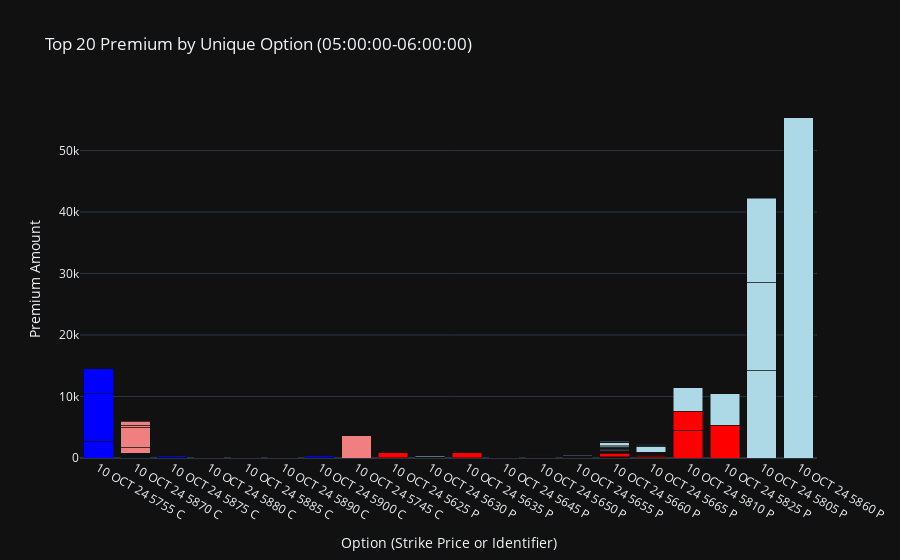
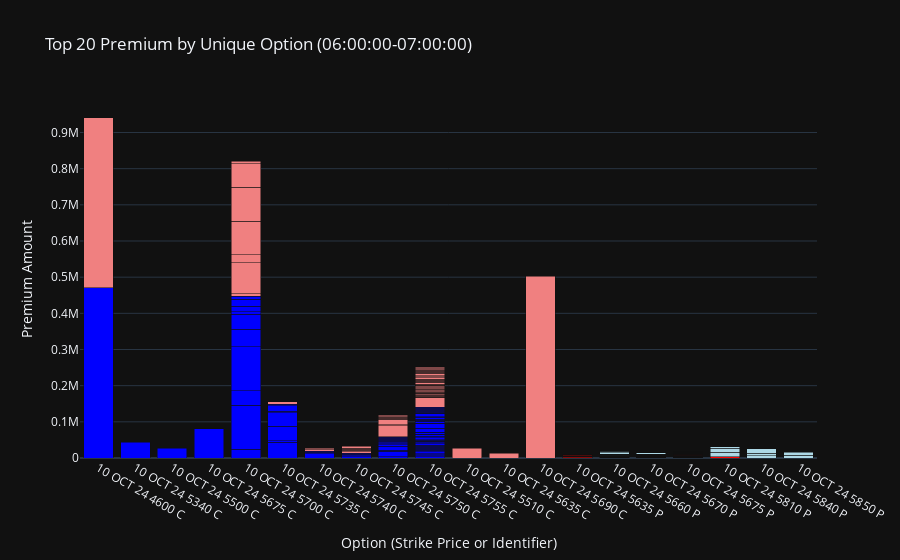
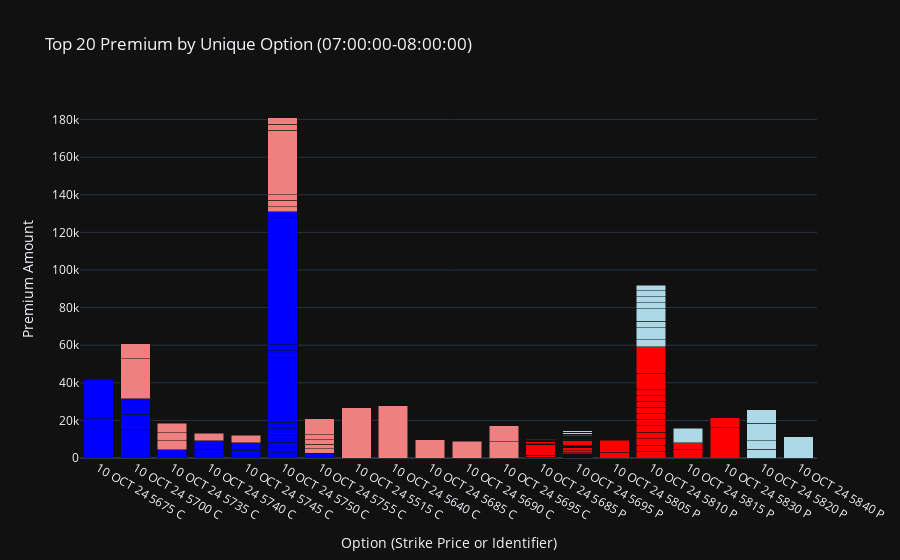
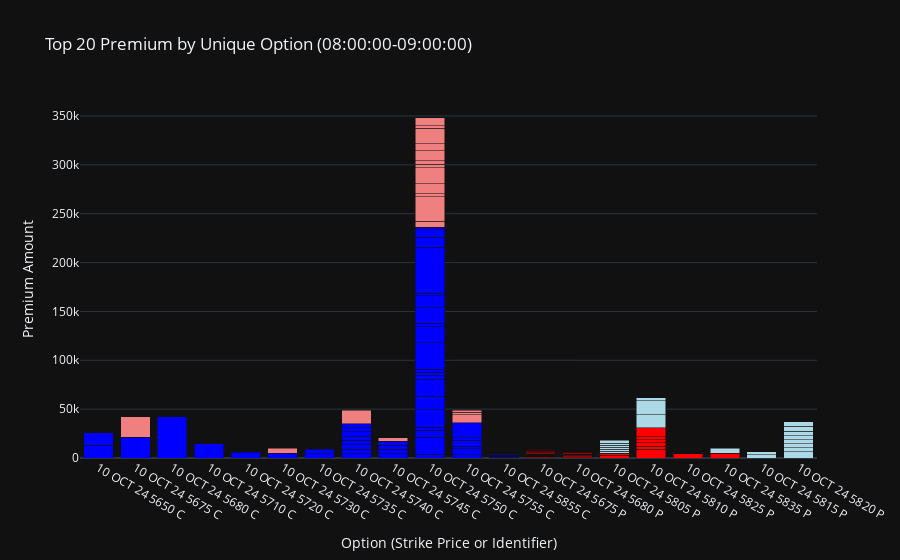

Here is the notebook cell these charts were saved with, in order:
### Code cell
import pandas as pd
import plotly.graph_objects as go
from datetime import time
import re

# Load your Excel data
file_path = 'Todays Python Workflow.xlsx'
df = pd.read_excel(file_path)

# Filter out rows where Qty equals 0
df = df[df['Qty'] != 0]

# Ensure the Premium is calculated correctly (Qty * Price * 100)
df['Premium'] = df['Qty'] * df['Price'] * 100

# Clean up Bot/Sold column by stripping extra spaces and converting to uppercase using .loc[]
df.loc[:, 'Bot/Sold'] = df['Bot/Sold'].str.strip().str.upper()

# Separate the data for graph (excluding 'MID')
df_graph = df[df['Bot/Sold'].isin(['BOT', 'SOLD'])].copy()

# Extract only the time part if the time is part of a datetime string
df_graph['Time_only'] = df_graph['Time'].astype(str).str.slice(-8)  # Assumes time is the last 8 characters (HH:MM:SS)

# Convert the sliced string to time format
df_graph['Time_only'] = pd.to_datetime(df_graph['Time_only'], format='%H:%M:%S', errors='coerce').dt.time

# Check if there are any parsing errors (NaT values)
df_graph = df_graph.dropna(subset=['Time_only'])

# Classify trades as Bot Call, Sold Call, Bot Put, and Sold Put
df_graph['Bot Call'] = df_graph.apply(lambda row: row['Premium'] if row['Type'] == 'Call' and row['Bot/Sold'] == 'BOT' else 0, axis=1)
df_graph['Sold Call'] = df_graph.apply(lambda row: row['Premium'] if row['Type'] == 'Call' and row['Bot/Sold'] == 'SOLD' else 0, axis=1)
df_graph['Bot Put'] = df_graph.apply(lambda row: row['Premium'] if row['Type'] == 'Put' and row['Bot/Sold'] == 'BOT' else 0, axis=1)
df_graph['Sold Put'] = df_graph.apply(lambda row: row['Premium'] if row['Type'] == 'Put' and row['Bot/Sold'] == 'SOLD' else 0, axis=1)

# Extract the strike price (4-digit number after the date) from the 'Option' column for sorting purposes
def extract_strike(option_str):
    # Use regex to capture the last 4-digit number (strike price) in the option name
    match = re.search(r'(\d{4})\s*[CP]', option_str)
    if match:
        return int(match.group(1))
    return 0  # Default return if no match is found

df_graph['Strike Value'] = df_graph['Option'].apply(extract_strike)

# Sort by 'Strike Value' and 'Type' (to ensure Call/Put is sorted alongside)
df_graph = df_graph.sort_values(by=['Strike Value', 'Type'])

# Function to create and show bar charts for individual transactions
def create_transaction_bar_chart(df_segment, title):
    fig = go.Figure()

    # Now that data is sorted, the x-axis will reflect sorted strike prices (both Calls and Puts)
    for transaction_type, color in zip(['Bot Call', 'Sold Call', 'Bot Put', 'Sold Put'], 
                                       ['blue', 'lightcoral', 'red', 'lightblue']):
        # Select transactions where the current transaction type is not zero
        filtered_data = df_segment[df_segment[transaction_type] != 0].copy()
        
        # For each transaction, create a bar segment for the total premium
        for index, row in filtered_data.iterrows():
            fig.add_trace(go.Bar(
                x=[row['Option']], 
                y=[row[transaction_type]],  # Single transaction premium
                name=transaction_type, 
                marker_color=color,
                hovertemplate=f'Premium: {row["Premium"]}<br>Time: {row["Time_only"]}',  # Custom hover data
                showlegend=False
            ))

    # Update the layout to use stacked bars
    fig.update_layout(
        title=title,
        xaxis_title='Option (Strike Price or Identifier)',
        yaxis_title='Premium Amount',
        barmode='stack',  # Keep the bars stacked
        template='plotly_dark'
    )
    
    fig.show()

# Function to filter, group, and generate top 20 options for a given time segment
def filter_and_create_top_20_chart(df_graph, start_time, end_time, segment_title):
    # Filter for the time segment
    df_segment = df_graph[(df_graph['Time_only'] >= start_time) & (df_graph['Time_only'] < end_time)]

    # Group by Option and calculate total premium for the time segment
    df_grouped_segment = df_segment.groupby('Option').agg({'Premium': 'sum'}).reset_index()

    # Sort by total premium and select the top 20 options
    top_20_options_segment = df_grouped_segment.sort_values(by='Premium', ascending=False).head(20)['Option']

    # Filter the original data to include only the top 20 options for this segment
    df_segment_top_20 = df_segment[df_segment['Option'].isin(top_20_options_segment)]

    # Create the bar chart for this time segment
    create_transaction_bar_chart(df_segment_top_20, segment_title)

# Define time segments
time_segments = [
    (time(5, 0, 0), time(6, 0, 0), 'Top 20 Premium by Unique Option (05:00:00-06:00:00)'),
    (time(6, 0, 0), time(7, 0, 0), 'Top 20 Premium by Unique Option (06:00:00-07:00:00)'),
    (time(7, 0, 0), time(8, 0, 0), 'Top 20 Premium by Unique Option (07:00:00-08:00:00)'),
    (time(8, 0, 0), time(9, 0, 0), 'Top 20 Premium by Unique Option (08:00:00-09:00:00)'),
    (time(9, 0, 0), time(10, 0, 0), 'Top 20 Premium by Unique Option (09:00:00-10:00:00)'),
    (time(10, 0, 0), time(11, 0, 0), 'Top 20 Premium by Unique Option (10:00:00-11:00:00)'),
    (time(11, 0, 0), time(12, 0, 0), 'Top 20 Premium by Unique Option (11:00:00-12:00:00)'),
    (time(12, 0, 0), time(13, 0, 0), 'Top 20 Premium by Unique Option (12:00:00-13:00:00)'),
    (time(13, 0, 0), time(14, 0, 0), 'Top 20 Premium by Unique Option (13:00:00-14:00:00)')
]

# Loop through each time segment and generate the charts
for start_time, end_time, segment_title in time_segments:
    filter_and_create_top_20_chart(df_graph, start_time, end_time, segment_title)
